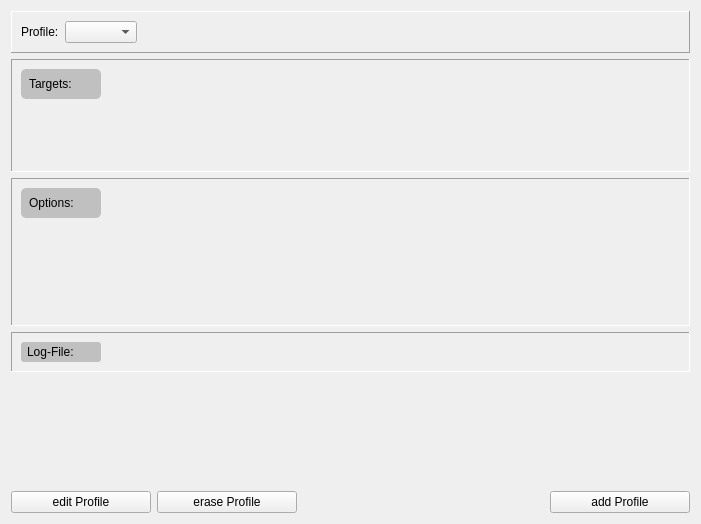
<?xml version="1.0" encoding="UTF-8"?>
<ui version="4.0">
 <class>ProfileManager</class>
 <widget class="QWidget" name="ProfileManager">
  <property name="geometry">
   <rect>
    <x>0</x>
    <y>0</y>
    <width>701</width>
    <height>524</height>
   </rect>
  </property>
  <property name="windowTitle">
   <string>Form</string>
  </property>
  <layout class="QGridLayout" name="gridLayout_3">
   <item row="0" column="0" colspan="8">
    <widget class="QFrame" name="frame">
     <property name="frameShape">
      <enum>QFrame::Panel</enum>
     </property>
     <property name="frameShadow">
      <enum>QFrame::Raised</enum>
     </property>
     <layout class="QHBoxLayout" name="horizontalLayout">
      <item>
       <widget class="QLabel" name="profileLabel">
        <property name="text">
         <string>Profile:</string>
        </property>
       </widget>
      </item>
      <item>
       <widget class="QComboBox" name="profileComboBox">
        <property name="sizePolicy">
         <sizepolicy hsizetype="Minimum" vsizetype="Fixed">
          <horstretch>0</horstretch>
          <verstretch>0</verstretch>
         </sizepolicy>
        </property>
       </widget>
      </item>
      <item>
       <spacer name="horizontalSpacer">
        <property name="orientation">
         <enum>Qt::Horizontal</enum>
        </property>
        <property name="sizeHint" stdset="0">
         <size>
          <width>40</width>
          <height>20</height>
         </size>
        </property>
       </spacer>
      </item>
     </layout>
    </widget>
   </item>
   <item row="3" column="0" colspan="8">
    <widget class="QFrame" name="scanningOptionsFrame">
     <property name="minimumSize">
      <size>
       <width>0</width>
       <height>0</height>
      </size>
     </property>
     <property name="frameShape">
      <enum>QFrame::Panel</enum>
     </property>
     <property name="frameShadow">
      <enum>QFrame::Sunken</enum>
     </property>
     <layout class="QGridLayout" name="gridLayout">
      <item row="0" column="1" rowspan="2">
       <widget class="QScrollArea" name="scrollArea">
        <property name="frameShape">
         <enum>QFrame::NoFrame</enum>
        </property>
        <property name="widgetResizable">
         <bool>true</bool>
        </property>
        <widget class="QWidget" name="scrollAreaWidgetContents">
         <property name="geometry">
          <rect>
           <x>0</x>
           <y>0</y>
           <width>577</width>
           <height>142</height>
          </rect>
         </property>
         <layout class="QVBoxLayout" name="verticalLayout">
          <item>
           <widget class="QLabel" name="optionsListLabel">
            <property name="sizePolicy">
             <sizepolicy hsizetype="MinimumExpanding" vsizetype="Preferred">
              <horstretch>0</horstretch>
              <verstretch>0</verstretch>
             </sizepolicy>
            </property>
            <property name="frameShape">
             <enum>QFrame::NoFrame</enum>
            </property>
            <property name="frameShadow">
             <enum>QFrame::Sunken</enum>
            </property>
            <property name="text">
             <string/>
            </property>
            <property name="alignment">
             <set>Qt::AlignLeading|Qt::AlignLeft|Qt::AlignTop</set>
            </property>
           </widget>
          </item>
         </layout>
        </widget>
       </widget>
      </item>
      <item row="0" column="0">
       <widget class="QLabel" name="optionsLabel">
        <property name="sizePolicy">
         <sizepolicy hsizetype="Minimum" vsizetype="Preferred">
          <horstretch>0</horstretch>
          <verstretch>0</verstretch>
         </sizepolicy>
        </property>
        <property name="minimumSize">
         <size>
          <width>80</width>
          <height>0</height>
         </size>
        </property>
        <property name="maximumSize">
         <size>
          <width>100</width>
          <height>16777215</height>
         </size>
        </property>
        <property name="styleSheet">
         <string notr="true">background:#c0c0c0;padding:5px;border-radius:5px;</string>
        </property>
        <property name="text">
         <string>Options:</string>
        </property>
        <property name="alignment">
         <set>Qt::AlignLeading|Qt::AlignLeft|Qt::AlignTop</set>
        </property>
       </widget>
      </item>
      <item row="1" column="0">
       <spacer name="verticalSpacer">
        <property name="orientation">
         <enum>Qt::Vertical</enum>
        </property>
        <property name="sizeHint" stdset="0">
         <size>
          <width>20</width>
          <height>98</height>
         </size>
        </property>
       </spacer>
      </item>
     </layout>
    </widget>
   </item>
   <item row="8" column="7">
    <widget class="QPushButton" name="addProfileButton">
     <property name="minimumSize">
      <size>
       <width>140</width>
       <height>0</height>
      </size>
     </property>
     <property name="maximumSize">
      <size>
       <width>140</width>
       <height>16777215</height>
      </size>
     </property>
     <property name="text">
      <string>add Profile</string>
     </property>
     <property name="icon">
      <iconset resource="../resources.qrc">
       <normaloff>:/icons/icons/add_profile.png</normaloff>:/icons/icons/add_profile.png</iconset>
     </property>
     <property name="iconSize">
      <size>
       <width>24</width>
       <height>24</height>
      </size>
     </property>
    </widget>
   </item>
   <item row="4" column="0" colspan="8">
    <widget class="QFrame" name="logFileFrame">
     <property name="frameShape">
      <enum>QFrame::Panel</enum>
     </property>
     <property name="frameShadow">
      <enum>QFrame::Sunken</enum>
     </property>
     <layout class="QGridLayout" name="gridLayout_4">
      <item row="0" column="1">
       <widget class="QLabel" name="filenameTextLabel">
        <property name="sizePolicy">
         <sizepolicy hsizetype="MinimumExpanding" vsizetype="Preferred">
          <horstretch>0</horstretch>
          <verstretch>0</verstretch>
         </sizepolicy>
        </property>
        <property name="frameShape">
         <enum>QFrame::NoFrame</enum>
        </property>
        <property name="frameShadow">
         <enum>QFrame::Sunken</enum>
        </property>
        <property name="text">
         <string/>
        </property>
       </widget>
      </item>
      <item row="0" column="0">
       <widget class="QLabel" name="filenameLabel">
        <property name="sizePolicy">
         <sizepolicy hsizetype="Minimum" vsizetype="Preferred">
          <horstretch>0</horstretch>
          <verstretch>0</verstretch>
         </sizepolicy>
        </property>
        <property name="minimumSize">
         <size>
          <width>80</width>
          <height>0</height>
         </size>
        </property>
        <property name="maximumSize">
         <size>
          <width>16777215</width>
          <height>16777215</height>
         </size>
        </property>
        <property name="styleSheet">
         <string notr="true">background:#c0c0c0;padding:3px;border-radius:3px;</string>
        </property>
        <property name="text">
         <string>Log-File:</string>
        </property>
       </widget>
      </item>
     </layout>
    </widget>
   </item>
   <item row="5" column="0">
    <spacer name="verticalSpacer_3">
     <property name="orientation">
      <enum>Qt::Vertical</enum>
     </property>
     <property name="sizeHint" stdset="0">
      <size>
       <width>20</width>
       <height>40</height>
      </size>
     </property>
    </spacer>
   </item>
   <item row="8" column="0">
    <widget class="QPushButton" name="editProfileButton">
     <property name="minimumSize">
      <size>
       <width>140</width>
       <height>0</height>
      </size>
     </property>
     <property name="maximumSize">
      <size>
       <width>140</width>
       <height>16777215</height>
      </size>
     </property>
     <property name="text">
      <string>edit Profile</string>
     </property>
     <property name="icon">
      <iconset resource="../resources.qrc">
       <normaloff>:/icons/icons/edit_profile.png</normaloff>:/icons/icons/edit_profile.png</iconset>
     </property>
     <property name="iconSize">
      <size>
       <width>24</width>
       <height>24</height>
      </size>
     </property>
    </widget>
   </item>
   <item row="8" column="1">
    <widget class="QPushButton" name="pushButton">
     <property name="minimumSize">
      <size>
       <width>140</width>
       <height>0</height>
      </size>
     </property>
     <property name="maximumSize">
      <size>
       <width>140</width>
       <height>16777215</height>
      </size>
     </property>
     <property name="text">
      <string>erase Profile</string>
     </property>
     <property name="icon">
      <iconset resource="../resources.qrc">
       <normaloff>:/icons/icons/delete_profile.png</normaloff>:/icons/icons/delete_profile.png</iconset>
     </property>
     <property name="iconSize">
      <size>
       <width>24</width>
       <height>24</height>
      </size>
     </property>
    </widget>
   </item>
   <item row="8" column="2" colspan="5">
    <spacer name="horizontalSpacer_2">
     <property name="orientation">
      <enum>Qt::Horizontal</enum>
     </property>
     <property name="sizeHint" stdset="0">
      <size>
       <width>40</width>
       <height>20</height>
      </size>
     </property>
    </spacer>
   </item>
   <item row="2" column="0" colspan="8">
    <widget class="QFrame" name="scanningTargetsFrame">
     <property name="minimumSize">
      <size>
       <width>0</width>
       <height>0</height>
      </size>
     </property>
     <property name="frameShape">
      <enum>QFrame::Panel</enum>
     </property>
     <property name="frameShadow">
      <enum>QFrame::Sunken</enum>
     </property>
     <layout class="QGridLayout" name="gridLayout_2">
      <item row="0" column="0">
       <widget class="QLabel" name="targetsLabel">
        <property name="sizePolicy">
         <sizepolicy hsizetype="Minimum" vsizetype="Preferred">
          <horstretch>0</horstretch>
          <verstretch>0</verstretch>
         </sizepolicy>
        </property>
        <property name="minimumSize">
         <size>
          <width>80</width>
          <height>0</height>
         </size>
        </property>
        <property name="maximumSize">
         <size>
          <width>100</width>
          <height>16777215</height>
         </size>
        </property>
        <property name="styleSheet">
         <string notr="true">background:#c0c0c0;padding:5px;border-radius:5px;</string>
        </property>
        <property name="text">
         <string>Targets:</string>
        </property>
        <property name="alignment">
         <set>Qt::AlignLeading|Qt::AlignLeft|Qt::AlignTop</set>
        </property>
       </widget>
      </item>
      <item row="0" column="1" rowspan="2">
       <widget class="QScrollArea" name="scrollArea_2">
        <property name="frameShape">
         <enum>QFrame::NoFrame</enum>
        </property>
        <property name="widgetResizable">
         <bool>true</bool>
        </property>
        <widget class="QWidget" name="scrollAreaWidgetContents_2">
         <property name="geometry">
          <rect>
           <x>0</x>
           <y>0</y>
           <width>577</width>
           <height>79</height>
          </rect>
         </property>
         <layout class="QVBoxLayout" name="verticalLayout_2">
          <item>
           <widget class="QLabel" name="targetsListLabel">
            <property name="sizePolicy">
             <sizepolicy hsizetype="MinimumExpanding" vsizetype="Preferred">
              <horstretch>0</horstretch>
              <verstretch>0</verstretch>
             </sizepolicy>
            </property>
            <property name="frameShape">
             <enum>QFrame::NoFrame</enum>
            </property>
            <property name="frameShadow">
             <enum>QFrame::Sunken</enum>
            </property>
            <property name="text">
             <string/>
            </property>
            <property name="alignment">
             <set>Qt::AlignLeading|Qt::AlignLeft|Qt::AlignTop</set>
            </property>
           </widget>
          </item>
         </layout>
        </widget>
       </widget>
      </item>
      <item row="1" column="0">
       <spacer name="verticalSpacer_2">
        <property name="orientation">
         <enum>Qt::Vertical</enum>
        </property>
        <property name="sizeHint" stdset="0">
         <size>
          <width>20</width>
          <height>38</height>
         </size>
        </property>
       </spacer>
      </item>
     </layout>
    </widget>
   </item>
  </layout>
 </widget>
 <resources>
  <include location="../resources.qrc"/>
 </resources>
 <connections>
  <connection>
   <sender>profileComboBox</sender>
   <signal>activated(int)</signal>
   <receiver>ProfileManager</receiver>
   <slot>slot_readProfileSettings()</slot>
   <hints>
    <hint type="sourcelabel">
     <x>110</x>
     <y>16</y>
    </hint>
    <hint type="destinationlabel">
     <x>140</x>
     <y>12</y>
    </hint>
   </hints>
  </connection>
  <connection>
   <sender>pushButton</sender>
   <signal>clicked()</signal>
   <receiver>ProfileManager</receiver>
   <slot>slot_eraseProfileButtonClicked()</slot>
   <hints>
    <hint type="sourcelabel">
     <x>175</x>
     <y>26</y>
    </hint>
    <hint type="destinationlabel">
     <x>248</x>
     <y>36</y>
    </hint>
   </hints>
  </connection>
  <connection>
   <sender>editProfileButton</sender>
   <signal>clicked()</signal>
   <receiver>ProfileManager</receiver>
   <slot>slot_editProfileButtonClicked()</slot>
   <hints>
    <hint type="sourcelabel">
     <x>521</x>
     <y>325</y>
    </hint>
    <hint type="destinationlabel">
     <x>483</x>
     <y>326</y>
    </hint>
   </hints>
  </connection>
  <connection>
   <sender>addProfileButton</sender>
   <signal>clicked()</signal>
   <receiver>ProfileManager</receiver>
   <slot>slot_addProfileButtonClicked()</slot>
   <hints>
    <hint type="sourcelabel">
     <x>655</x>
     <y>329</y>
    </hint>
    <hint type="destinationlabel">
     <x>695</x>
     <y>324</y>
    </hint>
   </hints>
  </connection>
 </connections>
 <slots>
  <slot>slot_readProfileSettings()</slot>
  <slot>slot_addProfileButtonClicked()</slot>
  <slot>slot_eraseProfileButtonClicked()</slot>
  <slot>slot_editProfileButtonClicked()</slot>
 </slots>
</ui>
